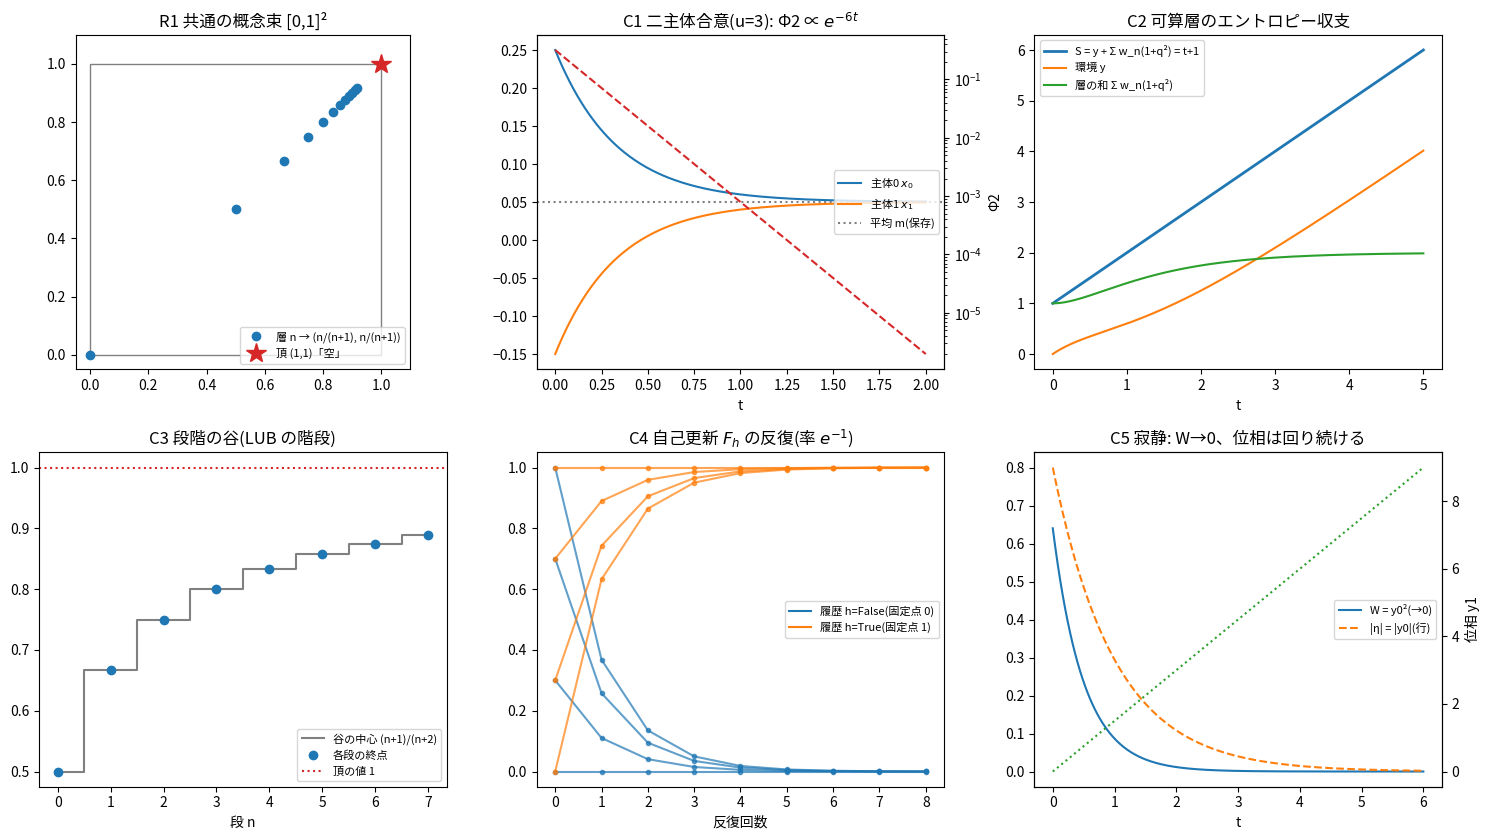

Source code (Python):
"""
無矛盾性の証明で使った共有モデル N の説明用の再現  ※数値シミュレーション。証明ではない
-----------------------------------------------------------------------------
主張(Lean): 原文の前提を本プロジェクトで型として書き下した条件と、追加の明示条件
      (H-flow・H-sum・H-stage・H-info)を同時に満たす、非退化なモデル N が存在する
      (Tomabechi/Consistency/ConsistencyR123_FinalV14.lean の final_consistency_v14)。

N の中身は、定理群ごとの具体的な小さいモデルを、共通の土台で束ねたもの:
  R1  共通の概念束 L=[0,1]^2。層 n ↦ (n/(n+1), n/(n+1))、頂 (1,1)=「空」。
  C1  二主体合意系 x=(x0,x1)、ゲイン u∈[0,3]: x0'=-(u/2)(x0-x1), x1'=+(u/2)(x0-x1)。
      最適は u=3。共有残差 Φ2=Σmax(xi²-θ,0)+2(x0-x1)²、基礎評価 V0=1+Φ2(R3)。定理1・2・3・4・20。
  C2  完全状態 (q,y)、q=1-e^{-t}, y=t-q²、層重み 2^{-(n+1)}、S=t+1。定理15→23-A。
  C3  第 n 段の谷の中心 (n+1)/(n+2)、滞在 4(n+2)(n+3)、段内は率 1 の勾配流。定理21・22・23-B。
  C4  履歴 h ごとの中心 c_h∈{0,1}、F_h=時刻 1 の勾配流(率 e^-1 の縮小)。正典TCZ=[c_h-1,c_h+1]。定理16→25。
  C5  上位状態 (y0,y1): y0'=-(1/2+k)y0, y1'=3/2、k∈[0,1/2]、最適 k=1/2。W=y0²。定理24→26→27。

限定: Python が確かめるのは、Lean で証明した等式・不等式のいくつかの数値例だけ。
      Lean の N は部品間の保存式(同じ束・同じ V0・同じ軌道など)まで証明しているが、ここでは
      式として見える一部だけを示す。定理16の正典TCZを生成する制御系(速度制御 x'=u, |u|≤1)と
      定理24の有界ゲイン制御系は別の系で、単一の共有制御系ではない。

Lean 対応: Tomabechi/Consistency/(ConsistencyR1_* / C1_* / C2_* / C3_* / C4_* / C5_* / R2_* / R3_* / R123_*)
           代表の存在宣言は ConsistencyR123_FinalV14.lean。
"""
# %% 準備: 共通の部品
import math
import numpy as np
import matplotlib.pyplot as plt
import logging; logging.getLogger("matplotlib.font_manager").setLevel(logging.ERROR)  # フォント警告を抑制
try:
    import japanize_matplotlib  # Colab: !pip -q install japanize-matplotlib
except Exception:
    plt.rcParams["font.family"] = ["Noto Sans CJK JP", "IPAexGothic", "sans-serif"]

results = {}                                    # 最後のセルでまとめて確認する


def check(label, ok):
    results[label] = bool(ok)
    print(f"  [{'ok' if ok else 'NG'}] {label}")


# R1 共通の概念束 L=[0,1]^2(座標ごとの順序。底 (0,0)、頂 (1,1))
TOP = (1.0, 1.0)


def layer_point(n):
    """層 n を対角線上の点 (n/(n+1), n/(n+1)) へ。'top' は頂。"""
    if n == "top":
        return TOP
    r = n / (n + 1)
    return (r, r)


def leq(a, b):
    return a[0] <= b[0] and a[1] <= b[1]


# C1 二主体合意系
THETA = 1 / 10        # 定理2の個人閾値(箱 |x_i| ≤ 1/4 の版。共通領域 |x_i| ≤ 3 の版は θ=10)
GAMMA = 2.0           # 辺の結合(有向辺 2 本、各重み γ/2)
U_MAX = 3.0           # 許容ゲインの上限


def phi2(x, theta=THETA):
    """定理2の共有残差 Φ2 = Σ max(x_i² - θ, 0) + γ (x0 - x1)²。"""
    return sum(max(xi**2 - theta, 0.0) for xi in x) + GAMMA * (x[0] - x[1]) ** 2


def V0(x):
    """共有の基礎評価 V0 = 1 + Φ2(定理1・4・20 で同じものを使う)。"""
    return 1.0 + phi2(x)


def consensus_flow(x, t, u=U_MAX):
    """定数ゲイン u の閉ループ流(閉形式)。平均 m を保ち、半差 d を e^{-ut} 倍。"""
    m = (x[0] + x[1]) / 2
    d = (x[0] - x[1]) / 2 * math.exp(-u * t)
    return np.array([m + d, m - d])


def consensus_cost(x, u_signal, T=2.0, n=4000):
    """有限地平の費用 ∫_0^T (1 + d(t)²) dt(d は半差)を、ゲイン信号 u_signal で Euler 積分。"""
    dt = T / n
    d = (x[0] - x[1]) / 2
    total = 0.0
    for k in range(n):
        total += (1 + d**2) * dt
        d -= dt * u_signal(k * dt) * d
    return total


# %% R1 共通の概念束 と C1 二主体合意系(定理1・2・3・4・20)
print("R1 共通の概念束")
pts = [layer_point(n) for n in range(50)]
check("R1: 層の埋め込みは単調", all(leq(pts[i], pts[i + 1]) for i in range(49)))
check("R1: 有限の層はすべて頂の下で、頂に等しくない", all(leq(p, TOP) and p != TOP for p in pts))

print("C1 二主体合意系")
x_init = np.array([0.25, -0.15])               # 箱 |x_i| ≤ 1/4 の点
m = x_init.mean()
gains = {"u=3(最大)": lambda t: 3.0, "u=0": lambda t: 0.0, "u=1.5": lambda t: 1.5,
         "t<1 だけ u=3": lambda t: 3.0 if t < 1 else 0.0,
         "u=1.5+1.5sin5t": lambda t: 1.5 + 1.5 * math.sin(5 * t)}
costs = {k: consensus_cost(x_init, s) for k, s in gains.items()}
for k, c in costs.items():
    print(f"    費用 {k:16s} = {c:.6f}")
check("C1: 最大ゲイン u=3 の費用が、試した他のゲイン信号以下",
      all(costs["u=3(最大)"] <= c + 1e-12 for c in costs.values()))

ts = np.linspace(0, 3, 31)
traj = np.array([consensus_flow(x_init, t) for t in ts])
dist_diag = lambda y: abs(y[0] - y[1]) / math.sqrt(2)  # 共有TCZ(対角線)への Euclid 距離
check("C1: 平均は保存される", np.allclose(traj.mean(axis=1), m))
check("定理1: TCZ への距離 = 初期距離 · e^{-3t}",
      all(abs(dist_diag(y) - dist_diag(x_init) * math.exp(-3 * t)) < 1e-12 for y, t in zip(traj, ts)))
check("定理2: 共有残差 Φ2 = Φ2(0) · e^{-6t}(箱の中では個人項が 0)",
      all(abs(phi2(y) - phi2(x_init) * math.exp(-6 * t)) < 1e-12 for y, t in zip(traj, ts)))

F = phi2(x_init)                                # 定理4: P=e^{-F}, Q=1, κ=1
check("定理4: 実効評価の超過分 F - e^{-F} + 1 は F 以上 2F 以下", F <= 1 + F - math.exp(-F) <= 2 * F)
D = lambda y: (y[0] - y[1]) ** 2                # 定理20: 実効評価 V0 + D = 1 + 3D(箱の中)
check("定理20: 箱の中で実効評価 V0 + D = 1 + 3D", abs(V0(x_init) + D(x_init) - (1 + 3 * D(x_init))) < 1e-12)
check("定理20: 超過分 3D は率 6 で減衰",
      all(abs(3 * D(y) - 3 * D(x_init) * math.exp(-6 * t)) < 1e-12 for y, t in zip(traj, ts)))

cross = lambda a, b: a[0] * b[1] - a[1] * b[0]  # R2: 一点からの到達集合は x と (m,m) を結ぶ線分
check("R2: 軌道は x と (m,m) を結ぶ線分の上にあり、(m,m) へ近づく",
      all(abs(cross(y - x_init, np.array([m, m]) - x_init)) < 1e-12 for y in traj)
      and np.allclose(consensus_flow(x_init, 50.0), [m, m]))
z0 = np.array([0.2, -0.2])                      # 定理3: 零平均の初期点
check("定理3: 零平均の初期点は原点へ率 3 で近づく", np.allclose(consensus_flow(z0, 1.0), z0 * math.exp(-3.0)))

# %% C2 可算層のエントロピー収支(定理15→23-A) と C3 段階の谷(定理21・22・23-B)
print("C2 可算層のエントロピー収支")
q = lambda t: 1 - math.exp(-t)                  # 認知状態
y_env = lambda t: t - q(t) ** 2                 # 環境の観測量
w = [2.0 ** -(n + 1) for n in range(60)]        # 正の層の重み(60 項で打ち切り。総和 1)
layer_part = lambda t: sum(wn * (1 + q(t) ** 2) for wn in w)
S = lambda t: y_env(t) + layer_part(t)
ts2 = np.linspace(0, 5, 51)
check("C2: 一般化エントロピー S(t) = t + 1(生成率 Π = 1)", all(abs(S(t) - (t + 1)) < 1e-12 for t in ts2))
check("H-sum: 有限部分和は一様に有界(≤ 2)",
      all(sum(w[:N]) * (1 + q(t) ** 2) <= 2 for N in range(61) for t in ts2))
check("定理23-A: S が狭義に増えるので、同じ完全状態に戻らない", all(S(a) < S(b) for a, b in zip(ts2, ts2[1:])))

print("C3 段階の谷")
center = lambda n: (n + 1) / (n + 2)            # 第 n 段の谷の中心 rep(n+1)
dwell = lambda n: 4 * (n + 2) * (n + 3)         # 滞在時間
gap = lambda n: 1 / ((n + 2) * (n + 3))         # 次の中心との間隔
check("C3: 中心の間隔は 1/((n+2)(n+3))", all(abs(center(n + 1) - center(n) - gap(n)) < 1e-15 for n in range(30)))
x_stage, stage_end, stage_err = 0.0, [], []     # 最初の段の初期値は 0
for n in range(8):
    x_stage = center(n) + (x_stage - center(n)) * math.exp(-dwell(n))   # 段内の勾配流(率 1)
    stage_end.append(x_stage)
    stage_err.append(abs(x_stage - center(n)))
check("C3: 各段の終点の誤差は、許容誤差(間隔/4)よりずっと小さい",
      all(e <= gap(n) / 4 for n, e in enumerate(stage_err)))
check("C3: 中心の列は単調に上がり、頂の値 1 へ近づく(LUB の階段)",
      all(center(n) < center(n + 1) < 1 for n in range(100)))
H = lambda p: -sum(pi * math.log(pi) for pi in p if pi > 0)
check("C3: ゴールのエントロピー log 2、物理層 0(上位層の条件付き相互情報量は log 2)",
      abs(H([0.5, 0.5]) - math.log(2)) < 1e-15 and H([1.0]) == 0)

# %% C4 自己意識の固定点(定理16→25) と C5 苦・寂静・無明(定理24→26→27)
print("C4 自己意識の固定点")
centers16 = {False: 0.0, True: 1.0}
fixed = {}
for h, ch in centers16.items():
    Fh = lambda x, ch=ch: ch + (x - ch) * math.exp(-1.0)   # 時刻 1 の勾配流
    grid = np.linspace(0, 1, 11)
    check(f"定理16 h={h}: F_h は [0,1] を保ち、率 e^-1 の縮小",
          all(0 <= Fh(a) <= 1 for a in grid)
          and all(abs(Fh(a) - Fh(b)) <= math.exp(-1) * abs(a - b) + 1e-15 for a in grid for b in grid))
    x = 0.37
    for _ in range(60):
        x = Fh(x)
    fixed[h] = x
    check(f"定理16 h={h}: 反復は固定点 c_h = {ch} に幾何収束", abs(x - ch) < 1e-15)
    lo, hi = ch - 1, ch + 1                     # Ω = {V_h ≤ 1/2}
    tau = 10.0                                  # 速度制御 |u|≤1 の到達集合 [1/2-τ, 1/2+τ]
    check(f"定理16 h={h}: 正典TCZ = [c_h-1, c_h+1]",
          (max(0.5 - tau, lo), min(0.5 + tau, hi)) == (lo, hi))
    check(f"定理16 h={h}: 勾配フィードバック u = c_h - x は担体上で |u| ≤ 1",
          all(abs(ch - a) <= 1 for a in np.linspace(lo, hi, 21)))
check("定理25: 履歴ごとの固定点は一致しない(全履歴に共通の固定点はない)", fixed[False] != fixed[True])

print("C5 苦・寂静・無明")
r0, ph0 = 0.8, 0.0                              # 上位状態 (y0, y1)
radius = lambda t, k=0.5: r0 * math.exp(-(0.5 + k) * t)
phase = lambda t: ph0 + 1.5 * t
s = np.linspace(0, 40, 400001)
disc_cost = lambda k: np.trapezoid(np.exp(-s) * 3 * (r0 * np.exp(-(0.5 + k) * s)) ** 2, s)
check("定理24/26: 最適ゲイン k=1/2 の割引費用 = y0² = W", abs(disc_cost(0.5) - r0**2) < 1e-8)
check("定理24: 他のゲイン k=0, 1/4 の費用は最適値以上",
      all(disc_cost(k) >= r0**2 - 1e-9 for k in (0.0, 0.25)))
check("定理24: 下位層の価値 ∫e^{-s}·1 ds = 1 > 0(苦)", abs(np.trapezoid(np.exp(-s), s) - 1) < 1e-8)
ts5 = np.linspace(0, 6, 61)
check("定理26: W(y(t)) = y0² e^{-2t} → 0", all(abs(radius(t) ** 2 - r0**2 * math.exp(-2 * t)) < 1e-12 for t in ts5))
check("定理26: 位相 y1 は 3/2 の速さで動き続ける(動的寂静)", phase(6.0) - phase(0.0) == 9.0)
ok_ref, ok_eta = True, True
for t in ts5:
    y = radius(t)
    u0, utr, drift = np.array([-0.5 * y, 1.5]), np.array([0.5 * y, 1.5]), np.array([-0.5 * y, 0.0])
    ok_ref &= abs(2 * y * (drift + utr)[0]) < 1e-12                 # 基準入力の下の dW/dt
    ok_eta &= abs(np.linalg.norm(u0 - utr) - abs(y)) < 1e-12        # 行 η = u_0 - u_tr = (-y0, 0)
check("定理27: 基準入力 u_tr の下で dW/dt = 0(27-A2)", ok_ref)
check("定理27: 行 η = u_0 - u_tr = (-y0, 0)、|η| = |y0|", ok_eta)

# %% 可視化
fig, ax = plt.subplots(2, 3, figsize=(15, 8.5))

a = ax[0, 0]                                    # R1 共通の概念束
a.add_patch(plt.Rectangle((0, 0), 1, 1, fill=False, color="gray"))
P = np.array([layer_point(n) for n in range(12)])
a.plot(P[:, 0], P[:, 1], "o", color="C0", label="層 n → (n/(n+1), n/(n+1))")
a.plot(*TOP, "*", color="C3", ms=15, label="頂 (1,1)「空」")
a.set_xlim(-0.05, 1.1); a.set_ylim(-0.05, 1.1); a.set_aspect("equal")
a.set_title("R1 共通の概念束 [0,1]²"); a.legend(loc="lower right", fontsize=8)

a = ax[0, 1]                                    # C1 合意
tt = np.linspace(0, 2, 200)
X = np.array([consensus_flow(x_init, t) for t in tt])
a.plot(tt, X[:, 0], label="主体0 $x_0$"); a.plot(tt, X[:, 1], label="主体1 $x_1$")
a.axhline(m, color="gray", ls=":", label="平均 m(保存)")
b = a.twinx()
b.semilogy(tt, [phi2(y) for y in X], "C3--", label="Φ2(対数軸)")
b.set_ylabel("Φ2")
a.set_title("C1 二主体合意(u=3): Φ2 ∝ $e^{-6t}$"); a.set_xlabel("t"); a.legend(loc="center right", fontsize=8)

a = ax[0, 2]                                    # C2 エントロピー
tt = np.linspace(0, 5, 200)
a.plot(tt, [S(t) for t in tt], lw=2, label="S = y + Σ w_n(1+q²) = t+1")
a.plot(tt, [y_env(t) for t in tt], label="環境 y")
a.plot(tt, [layer_part(t) for t in tt], label="層の和 Σ w_n(1+q²)")
a.set_title("C2 可算層のエントロピー収支"); a.set_xlabel("t"); a.legend(fontsize=8)

a = ax[1, 0]                                    # C3 段の階段(段の番号を横軸に)
nn = np.arange(8)
a.step(nn, [center(n) for n in nn], where="mid", color="gray", label="谷の中心 (n+1)/(n+2)")
a.plot(nn, stage_end, "o", color="C0", label="各段の終点")
a.axhline(1, color="C3", ls=":", label="頂の値 1")
a.set_title("C3 段階の谷(LUB の階段)"); a.set_xlabel("段 n"); a.legend(fontsize=8)

a = ax[1, 1]                                    # C4 履歴ごとの固定点
for h, ch in centers16.items():
    for x0 in (0.0, 0.3, 0.7, 1.0):
        seq = [x0]
        for _ in range(8):
            seq.append(ch + (seq[-1] - ch) * math.exp(-1.0))
        a.plot(seq, "o-", ms=3, color="C0" if not h else "C1", alpha=0.7)
a.plot([], [], "C0", label="履歴 h=False(固定点 0)"); a.plot([], [], "C1", label="履歴 h=True(固定点 1)")
a.set_title("C4 自己更新 $F_h$ の反復(率 $e^{-1}$)"); a.set_xlabel("反復回数"); a.legend(fontsize=8)

a = ax[1, 2]                                    # C5 動的寂静
tt = np.linspace(0, 6, 300)
a.plot(tt, [radius(t) ** 2 for t in tt], label="W = y0²(→0)")
a.plot(tt, [abs(radius(t)) for t in tt], "--", label="|η| = |y0|(行)")
b = a.twinx()
b.plot(tt, [phase(t) for t in tt], "C2:", label="位相 y1")
b.set_ylabel("位相 y1")
a.set_title("C5 寂静: W→0、位相は回り続ける"); a.set_xlabel("t"); a.legend(loc="center right", fontsize=8)

plt.tight_layout(); plt.show()

# %% 数値確認
assert all(results.values()), [k for k, v in results.items() if not v]
x_X = np.array([1.3, -2.1])                     # 共通領域 X3 = {|x_i| ≤ 3} の点(θ=10 の版)
assert abs((1 + phi2(x_X, theta=10.0)) - (1 + 2 * (x_X[0] - x_X[1]) ** 2)) < 1e-12   # commonV0X
assert all(abs(center(n) - layer_point(n + 1)[0]) < 1e-15 for n in range(20))       # C3 の中心 = R1 の層の点
assert np.allclose(consensus_flow([0.1, 0.1], 1.0), [0.1, 0.1])                     # 動かない状態がある
assert not np.allclose(consensus_flow([0.2, -0.1], 1.0), [0.2, -0.1])               # 動く状態がある
print(f"全 {len(results)} 項目と共有の確認が通った(数値の確認で、証明ではない)。")
